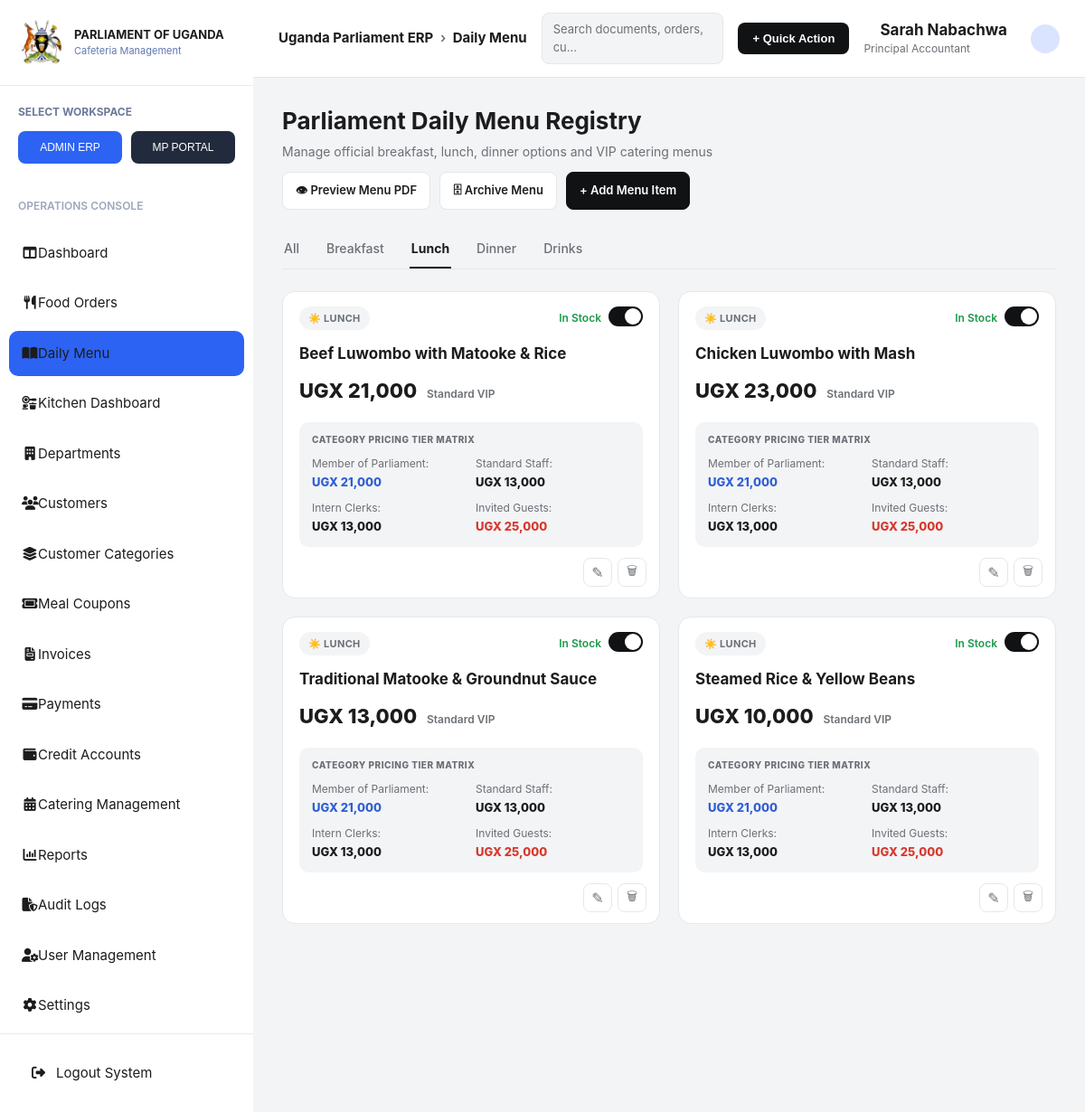
/daily_menu.php?meal_type=lunch&menu_date=2026-07-27, run on the app's committed database.
### tables this page shows
CREATE TABLE IF NOT EXISTS food_items (
    item_id     INT AUTO_INCREMENT PRIMARY KEY,
    menu_id     INT NOT NULL,
    name        VARCHAR(150) NOT NULL,
    meal_type   ENUM('breakfast','lunch','dinner','drinks') NOT NULL,   
    base_price  DECIMAL(10,2) NOT NULL,                                 
    in_stock    TINYINT(1) NOT NULL DEFAULT 1,                          
    CONSTRAINT fk_fooditems_menu FOREIGN KEY (menu_id)
        REFERENCES daily_menus(menu_id) ON DELETE CASCADE
);

CREATE TABLE IF NOT EXISTS item_category_prices (
    price_id     INT AUTO_INCREMENT PRIMARY KEY,
    item_id      INT NOT NULL,
    category_id  INT NOT NULL,
    price        DECIMAL(10,2) NOT NULL,
    CONSTRAINT fk_icp_item FOREIGN KEY (item_id) REFERENCES food_items(item_id) ON DELETE CASCADE,
    CONSTRAINT fk_icp_category FOREIGN KEY (category_id) REFERENCES customer_categories(category_id) ON DELETE CASCADE,
    UNIQUE KEY uniq_item_category (item_id, category_id)
);

CREATE TABLE IF NOT EXISTS customer_categories (
    category_id     INT AUTO_INCREMENT PRIMARY KEY,
    name            VARCHAR(100) NOT NULL,       
    standard_price  DECIMAL(10,2) NOT NULL DEFAULT 0
);

### app/controllers/DailyMenuController.php (called while the page is built, shortened)
<?php
class DailyMenuController
{
    private \PDO $pdo;
    public function __construct(\PDO $pdo)
    {
        $this->pdo = $pdo;
    }
    public function getMenuData(string $menuDate, string $activeTab): array
    {
        $items = [];
        $pricesByItem = [];
        $menu = null;
        $error = null;
        try {
            $menuStmt = $this->pdo->prepare('SELECT menu_id, menu_date FROM daily_menus WHERE menu_date = ?');
            $menuStmt->execute([$menuDate]);
            $menu = $menuStmt->fetch(\PDO::FETCH_ASSOC);
            if ($menu) {
                $sql = 'SELECT item_id, name, meal_type, base_price, in_stock
                        FROM food_items
                        WHERE menu_id = :menu_id';
                $params = ['menu_id' => $menu['menu_id']];
                if ($activeTab !== 'all') {
                    $sql .= ' AND meal_type = :meal_type';
                    $params['meal_type'] = $activeTab;
                }
                $sql .= ' ORDER BY FIELD(meal_type, "breakfast","lunch","dinner","drinks"), item_id';
                $stmt = $this->pdo->prepare($sql);
                $stmt->execute($params);
                $items = $stmt->fetchAll(\PDO::FETCH_ASSOC);
                if ($items) {
                    $itemIds = array_column($items, 'item_id');
                    $in = implode(',', array_fill(0, count($itemIds), '?'));
                    $priceSql =
                        "SELECT icp.item_id, cc.category_id, cc.name AS category_name, icp.price
                         FROM item_category_prices icp
                         JOIN customer_categories cc ON cc.category_id = icp.category_id
                         WHERE icp.item_id IN ($in)
                         ORDER BY cc.category_id";
                    $priceStmt = $this->pdo->prepare($priceSql);
                    $priceStmt->execute($itemIds);
                    foreach ($priceStmt->fetchAll(\PDO::FETCH_ASSOC) as $row) {
                        $pricesByItem[$row['item_id']][] = $row;
                    }
                }
            }
        } catch (\PDOException $e) {
            $error = $e->getMessage();
            $menu = null;
            $items = [];
            $pricesByItem = [];
        }
        return [$menu, $items, $pricesByItem, $error];
    }
}

### public/daily_menu.php (the view, shortened to what this page needs)
<?php
require_once __DIR__ . '/../config/database.php';
require_once __DIR__ . '/../app/controllers/DailyMenuController.php';
try {
    $pdo = new PDO("mysql:host=$host;dbname=$db;charset=utf8mb4", $user, $pass, [
        PDO::ATTR_ERRMODE => PDO::ERRMODE_EXCEPTION,
        PDO::ATTR_DEFAULT_FETCH_MODE => PDO::FETCH_ASSOC,
    ]);
} catch (Exception $e) {
    die('Database Connection Failed.');
}
function h($s): string
{
    return htmlspecialchars((string)$s, ENT_QUOTES | ENT_SUBSTITUTE, 'UTF-8');
}
function money(float $v): string
{
    return number_format($v, 0, '.', ',');
}
$controller = new DailyMenuController($pdo);
$controller->handlePost();
$validTabs = ['all', 'breakfast', 'lunch', 'dinner', 'drinks'];
$activeTab = strtolower($_GET['meal_type'] ?? 'all');
$menuDate = $_GET['menu_date'] ?? date('Y-m-d');
[$menu, $items, $pricesByItem, $dbError] = $controller->getMenuData($menuDate, $activeTab);
$mealMeta = [
    'breakfast' => ['label' => 'BREAKFAST', 'icon' => '☕'],
    'lunch'     => ['label' => 'LUNCH',     'icon' => '☀️'],
    'dinner'    => ['label' => 'DINNER',    'icon' => '🍲'],
    'drinks'    => ['label' => 'DRINKS',    'icon' => '🥤'],
];
function tier_color(string $categoryName): string
{
    $name = strtolower($categoryName);
    if (str_contains($name, 'parliament')) {
        return 'tier-blue';
    }
    if (str_contains($name, 'guest')) {
        return 'tier-red';
    }
    return 'tier-default';
}
?>
<!DOCTYPE html>
<html lang="en">
<head>
    <link rel="stylesheet" href="css/dash.css">
    <link rel="stylesheet" href="https://cdnjs.cloudflare.com/ajax/libs/font-awesome/6.7.2/css/all.min.css">
</head>
<body>
    <div class="dashboard">
        <?php include __DIR__ . '/partials/sidebar.php'; ?>
        <div class="main">
            <div class="topbar">
                <div class="brand">Uganda Parliament ERP <span>›</span> Daily Menu</div>
                <div class="search">Search documents, orders, cu...</div>
                <button class="quick-action">+ Quick Action</button>
                <div class="user">
                    <div>
                        <span class="name">Sarah Nabachwa</span>
                        <span class="role">Principal Accountant</span>
                    </div>
                    <div class="avatar"></div>
                </div>
            </div>
            <div class="page">
                <div class="page-head">
                    <div>
                        <h1>Parliament Daily Menu Registry</h1>
                        <p>Manage official breakfast, lunch, dinner options and VIP catering menus</p>
                    </div>
                    <div class="head-actions">
                        <a class="btn" href="preview_menu_pdf.php?menu_date=<?= h($menuDate) ?>">👁 Preview Menu PDF</a>
                        <a class="btn" href="archive_menu.php">🗄 Archive Menu</a>
                        <a class="btn dark" href="edit_item.php?menu_date=<?= h($menuDate) ?>">+ Add Menu Item</a>
                    </div>
                </div>
                <div class="tabs">
                    <?php foreach ($validTabs as $tab): ?>
                        <a href="?meal_type=<?= h($tab) ?>&menu_date=<?= h($menuDate) ?>"
                            class="<?= $tab === $activeTab ? 'active' : '' ?>">
                            <?= $tab === 'all' ? 'All' : ucfirst($tab) ?>
                        </a>
                    <?php endforeach; ?>
                </div>
                <div class="grid">
                    <?php if (!empty($dbError)): ?>
                        <div class="empty">Database error: <?= $dbError ?>. Import <a href="../database/parliament_cafeteria.sql">database/parliament_cafeteria.sql</a> and try again.</div>
                    <?php elseif (!$menu): ?>
                        <div class="empty">No menu has been set up for <?= h($menuDate) ?> yet.</div>
                    <?php elseif (!$items): ?>
                        <div class="empty">No items in this category yet. Use "Add Menu Item" to create one.</div>
                    <?php else: ?>
                        <?php foreach ($items as $item): ?>
                            <?php $meta = $mealMeta[$item['meal_type']]; ?>
                            <div class="card">
                                <div class="card-top">
                                    <span class="badge"><?= $meta['icon'] ?> <?= h($meta['label']) ?></span>
                                    <div class="stock">
                                        In Stock
                                        <form class="inline" method="post">
                                            <button type="submit"
                                                class="toggle <?= $item['in_stock'] ? 'on' : '' ?>"
                                                aria-label="Toggle stock status"></button>
                                        </form>
                                    </div>
                                </div>
                                <div class="name"><?= h($item['name']) ?></div>
                                <div class="price">
                                    UGX <?= money((float) $item['base_price']) ?>
                                    <small>Standard VIP</small>
                                </div>
                                <?php if (!empty($pricesByItem[$item['item_id']])): ?>
                                    <div class="matrix">
                                        <div class="matrix-title">CATEGORY PRICING TIER MATRIX</div>
                                        <div class="matrix-grid">
                                            <?php foreach ($pricesByItem[$item['item_id']] as $tier): ?>
                                                <div class="<?= tier_color($tier['category_name']) ?>">
                                                    <div class="cat"><?= h($tier['category_name']) ?>:</div>
                                                    <div class="amt">UGX <?= money((float) $tier['price']) ?></div>
                                                </div>
                                            <?php endforeach; ?>
                                        </div>
                                    </div>
                                <?php endif; ?>
                                <div class="card-actions">
                                    <a class="icon-btn" href="edit_item.php?id=<?= (int) $item['item_id'] ?>" title="Edit">✎</a>
                                    <form class="inline" method="post"
                                        onsubmit="return confirm('Delete this menu item?');">
                                        <button type="submit" class="icon-btn" title="Delete">🗑</button>
                                    </form>
                                </div>
                            </div>
                        <?php endforeach; ?>
                    <?php endif; ?>
                </div>
            </div>
        </div>
    </div>
</body>
</html>

### public/css/dash.css (style rules this page uses)
* { margin: 0; padding: 0; box-sizing: border-box; }
:root { --primary: #2d63f3; --dark: #181f2e; --dark2: #222b3d; --light: #f5f7fb; --white: #ffffff; --border: #e3e8f0; --text: #39475a; --shadow: 0 8px 25px rgba(0, 0, 0, 0.08); }
body { font-family: "Inter", sans-serif; font-size: 16px; line-height: 1.5; background: var(--light); overflow: auto; }
.dashboard { display: grid; grid-template-columns: 280px 1fr; height: 100vh; }
.main { display: flex; flex-direction: column; }
.avatar { width: 45px; height: 45px; border-radius: 50%; background: var(--primary); color: white; display: flex; justify-content: center; align-items: center; font-weight: bold; font-size: 18px; }

### data on the page
food_items: meal_type "☀️", meal_type "LUNCH", in_stock 1 (drawn), name "Beef Luwombo with Matooke & Rice", base_price "21,000"
item_category_prices: category.name "Member of Parliament", price "21,000"
item_category_prices: category.name "Standard Staff", price "13,000"
item_category_prices: category.name "Intern Clerks", price "13,000"
item_category_prices: category.name "Invited Guests", price "25,000"
food_items: meal_type "☀️", meal_type "LUNCH", in_stock 1 (drawn), name "Chicken Luwombo with Mash", base_price "23,000"
item_category_prices: category.name "Member of Parliament", price "21,000"
item_category_prices: category.name "Standard Staff", price "13,000"
item_category_prices: category.name "Intern Clerks", price "13,000"
item_category_prices: category.name "Invited Guests", price "25,000"
food_items: meal_type "☀️", meal_type "LUNCH", in_stock 1 (drawn), name "Traditional Matooke & Groundnut Sauce", base_price "13,000"
item_category_prices: category.name "Member of Parliament", price "21,000"
item_category_prices: category.name "Standard Staff", price "13,000"
item_category_prices: category.name "Intern Clerks", price "13,000"
item_category_prices: category.name "Invited Guests", price "25,000"
food_items: meal_type "☀️", meal_type "LUNCH", in_stock 1 (drawn), name "Steamed Rice & Yellow Beans", base_price "10,000"
item_category_prices: category.name "Member of Parliament", price "21,000"
item_category_prices: category.name "Standard Staff", price "13,000"
item_category_prices: category.name "Intern Clerks", price "13,000"
item_category_prices: category.name "Invited Guests", price "25,000"

### other printed values
$tab "Breakfast"
$tab "Lunch"
$tab "Dinner"
$tab "Drinks"
